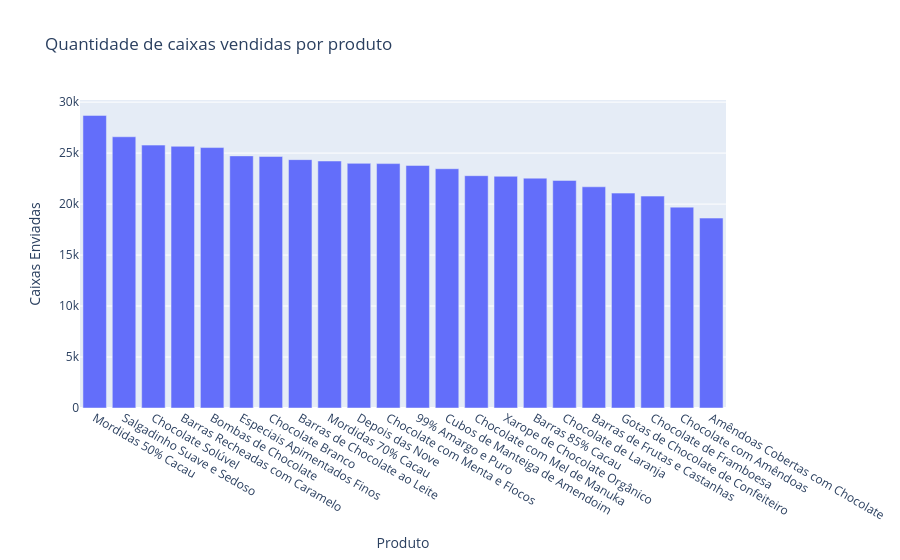

This figure's notebook cell:
### Markdown cell above
Quais produtos mais vendem?

### Code cell
produtos_quantidade = df_analise_tratada.groupby("Produto")["Caixas Enviadas"].sum().sort_values(ascending=False).reset_index()
display(produtos_quantidade)
grafico = px.bar(produtos_quantidade, x = "Produto", y="Caixas Enviadas", title = "Quantidade de caixas vendidas por produto")
grafico.show()

### Figure 1 — Plotly figure (JSON) as saved in the notebook; plotly's stock layout.template omitted (floating-point values rounded to 4 significant figures)
{"data": [{"hovertemplate": "Produto=%{x}<br>Caixas Enviadas=%{y}<extra></extra>", "legendgroup": "", "marker": {"color": "#636efa", "pattern": {"shape": ""}}, "name": "", "orientation": "v", "showlegend": false, "textposition": "auto", "type": "bar", "x": ["Mordidas 50% Cacau", "Salgadinho Suave e Sedoso", "Chocolate Solúvel", "Barras Recheadas com Caramelo", "Bombas de Chocolate", "Especiais Apimentados Finos", "Chocolate Branco", "Barras de Chocolate ao Leite", "Mordidas 70% Cacau", "Depois das Nove", "Chocolate com Menta e Flocos", "99% Amargo e Puro", "Cubos de Manteiga de Amendoim", "Chocolate com Mel de Manuka", "Xarope de Chocolate Orgânico", "Barras 85% Cacau", "Chocolate de Laranja", "Barras de Frutas e Castanhas", "Gotas de Chocolate de Confeiteiro", "Chocolate de Framboesa", "Chocolate com Amêndoas", "Amêndoas Cobertas com Chocolate"], "xaxis": "x", "y": [28700.0, 26600.0, 25780.0, 25670.0, 25540.0, 24730.0, 24670.0, 24360.0, 24220.0, 23990.0, 23970.0, 23790.0, 23470.0, 22790.0, 22730.0, 22540.0, 22320.0, 21700.0, 21080.0, 20780.0, 19700.0, 18630.0], "yaxis": "y"}], "layout": {"barmode": "relative", "legend": {"tracegroupgap": 0}, "title": {"text": "Quantidade de caixas vendidas por produto"}, "xaxis": {"anchor": "y", "domain": [0, 1], "title": {"text": "Produto"}}, "yaxis": {"anchor": "x", "domain": [0, 1], "title": {"text": "Caixas Enviadas"}}}}
